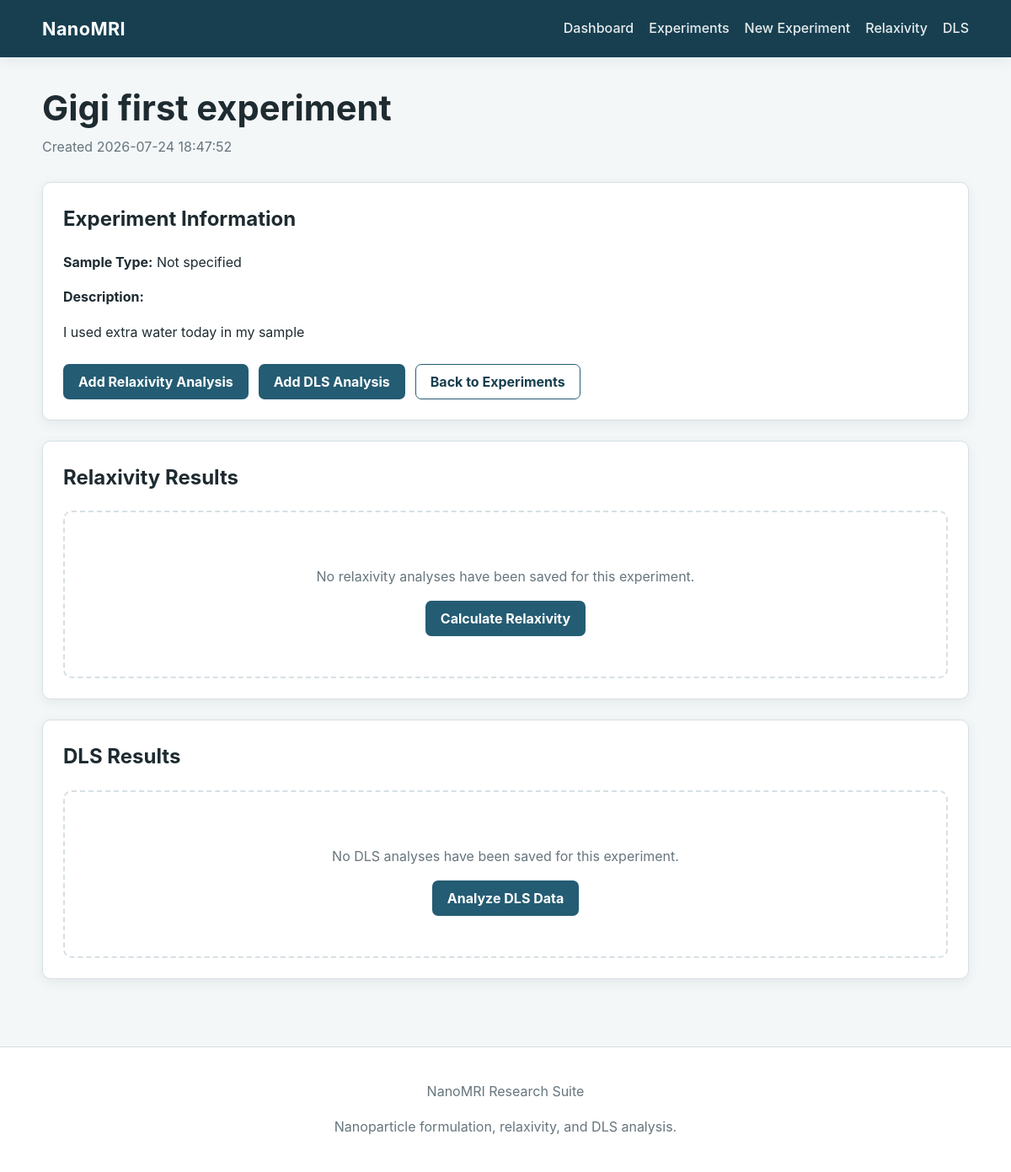
/experiments/2, run on the app's committed database.
### tables this page shows
CREATE TABLE experiments (
            id INTEGER PRIMARY KEY AUTOINCREMENT,
            name TEXT NOT NULL,
            sample_type TEXT,
            description TEXT,
            date_created TIMESTAMP DEFAULT CURRENT_TIMESTAMP
        );

### app.py (the view)
@app.route("/experiments/<int:experiment_id>")
def experiment_detail(experiment_id):
    experiment = fetch_one(
        """
        SELECT *
        FROM experiments
        WHERE id = ?
        """,
        (experiment_id,)
    )
    if experiment is None:
        return render_template(
            "error.html",
            error_code=404,
            error_message="The requested experiment could not be found."
        ), 404
    relaxivity_results = fetch_all(
        """
        SELECT *
        FROM relaxivity_results
        WHERE experiment_id = ?
        ORDER BY date_created DESC
        """,
        (experiment_id,)
    )
    dls_results = fetch_all(
        """
        SELECT *
        FROM dls_results
        WHERE experiment_id = ?
        ORDER BY date_created DESC
        """,
        (experiment_id,)
    )
    return render_template(
        "experiment_detail.html",
        experiment=experiment,
        relaxivity_results=relaxivity_results,
        dls_results=dls_results
    )

### helpers.py (called while the page is built)
def get_db_connection():
    connection = sqlite3.connect(DATABASE_PATH)
    connection.row_factory = sqlite3.Row
    return connection

def fetch_all(query, parameters=()):
    connection = get_db_connection()
    rows = connection.execute(
        query,
        parameters
    ).fetchall()
    connection.close()
    return rows

def fetch_one(query, parameters=()):
    connection = get_db_connection()
    row = connection.execute(
        query,
        parameters
    ).fetchone()
    connection.close()
    return row

### templates/experiment_detail.html (shortened to what this page needs)
{% extends "layout.html" %}
{% block main %}
    <section class="page-header">
        <h1>
            {{ experiment["name"] }}
        </h1>
        <p>
            Created {{ experiment["date_created"] }}
        </p>
    </section>
    <section class="card">
        <h2>
            Experiment Information
        </h2>
        <p>
            <strong>Sample Type:</strong>
            {{ experiment["sample_type"] or "Not specified" }}
        </p>
        <p>
            <strong>Description:</strong>
        </p>
        {% if experiment["description"] %}
            <p>
                {{ experiment["description"] }}
            </p>
        {% else %}
            <p class="text-muted">
                No description was provided.
            </p>
        {% endif %}
        <div class="form-actions">
            <a
                href="{{ url_for(
                    'relaxivity',
                    experiment_id=experiment['id']
                ) }}"
                class="button button-primary"
            >
                Add Relaxivity Analysis
            </a>
            <a
                href="{{ url_for(
                    'dls',
                    experiment_id=experiment['id']
                ) }}"
                class="button button-primary"
            >
                Add DLS Analysis
            </a>
            <a
                href="{{ url_for('experiments') }}"
                class="button button-secondary"
            >
                Back to Experiments
            </a>
        </div>
    </section>
    <section class="card">
        <h2>
            Relaxivity Results
        </h2>
        {% if relaxivity_results %}
            <div class="table-wrapper">
                <table>
                    <thead>
                        <tr>
                            <th>Relaxivity</th>
                            <th>Intercept</th>
                            <th>R²</th>
                            <th>Date</th>
                        </tr>
                    </thead>
                    <tbody>
                        {% for result in relaxivity_results %}
                            <tr>
                                <td>
                                    {{ "%.4f"|format(result["relaxivity"]) }}
                                    mM⁻¹s⁻¹
                                </td>
                                <td>
                                    {{ "%.4f"|format(result["intercept"]) }}
                                    s⁻¹
                                </td>
                                <td>
                                    {{ "%.4f"|format(result["r_squared"]) }}
                                </td>
                                <td>
                                    {{ result["date_created"] }}
                                </td>
                            </tr>
                        {% endfor %}
                    </tbody>
                </table>
            </div>
        {% else %}
            <div class="empty-state">
                <p>
                    No relaxivity analyses have been saved for this experiment.
                </p>
                <a
                    href="{{ url_for(
                        'relaxivity',
                        experiment_id=experiment['id']
                    ) }}"
                    class="button button-primary"
                >
                    Calculate Relaxivity
                </a>
            </div>
        {% endif %}
    </section>
    <section class="card">
        <h2>
            DLS Results
        </h2>
        {% if dls_results %}
            <div class="table-wrapper">
                <table>
                    <thead>
                        <tr>
                            <th>Z-Average</th>
                            <th>PDI</th>
                            <th>Recommended Result</th>
                            <th>Date</th>
                        </tr>
                    </thead>
                    <tbody>
                        {% for result in dls_results %}
                            <tr>
                                <td>
                                    {{ "%.2f"|format(result["z_average_nm"]) }}
                                    nm
                                </td>
                                <td>
                                    {{ "%.3f"|format(result["pdi"]) }}
                                </td>
                                <td>
                                    {{ result["recommended_value"] }}
                                </td>
                                <td>
                                    {{ result["date_created"] }}
                                </td>
                            </tr>
                            <tr>
                                <td colspan="4">
                                    <strong>Interpretation:</strong>
                                    {{ result["interpretation"] }}
                                </td>
                            </tr>
                        {% endfor %}
                    </tbody>
                </table>
            </div>
        {% else %}
            <div class="empty-state">
                <p>
                    No DLS analyses have been saved for this experiment.
                </p>
                <a
                    href="{{ url_for(
                        'dls',
                        experiment_id=experiment['id']
                    ) }}"
                    class="button button-primary"
                >
                    Analyze DLS Data
                </a>
            </div>
        {% endif %}
    </section>
{% endblock %}

### static/style.css (style rules this page uses)
:root { --primary: #245c73; --primary-dark: #173f50; --primary-light: #dcecf2; --secondary: #587a6b; --accent: #e1a948; --background: #f4f7f8; --surface: #ffffff; --text: #1e2b31; --muted: #66757d; --border: #d6e0e4; --success: #2f7d4a; --success-background: #e7f5ec; --warning: #946200; --warning-background: #fff3cd; --danger: #a83232; --danger-background: #fbe8e8; --shadow: 0 4px 14px rgba(23, 63, 80, 0.08); --radius: 10px; }
* { box-sizing: border-box; }
html { scroll-behavior: smooth; }
body { margin: 0; min-height: 100vh; font-family: -apple-system, BlinkMacSystemFont, "Segoe UI", Roboto, Helvetica, Arial, sans-serif; background-color: var(--background); color: var(--text); line-height: 1.6; }
a { color: var(--primary); text-decoration: none; }
.page-header { margin-bottom: 28px; }
.page-header h1 { margin: 0 0 8px; font-size: clamp(1.8rem, 4vw, 2.6rem); line-height: 1.2; }
.page-header p { max-width: 760px; margin: 0; color: var(--muted); }
.card { padding: 24px; margin-bottom: 24px; background-color: var(--surface); border: 1px solid var(--border); border-radius: var(--radius); box-shadow: var(--shadow); }
.card h2, .card h3 { margin-top: 0; }
.form-actions { display: flex; flex-wrap: wrap; gap: 12px; margin-top: 24px; }
.button, button, input[type="submit"] { display: inline-flex; align-items: center; justify-content: center; gap: 8px; min-height: 42px; padding: 10px 17px; border: 1px solid transparent; border-radius: 7px; font: inherit; font-weight: 650; line-height: 1; cursor: pointer; transition: background-color 0.15s ease, border-color 0.15s ease, transform 0.1s ease; }
.button-primary { background-color: var(--primary); color: white; }
.button-secondary { color: var(--primary-dark); background-color: white; border-color: var(--primary); }
.empty-state { padding: 48px 24px; text-align: center; color: var(--muted); background-color: var(--surface); border: 2px dashed var(--border); border-radius: var(--radius); }

### data on the page
experiments: name "Gigi first experiment", date_created "2026-07-24 18:47:52", description "I used extra water today in my sample"

### other printed values
{{ experiment["sample_type"] or "Not specified" }} "Not specified"
